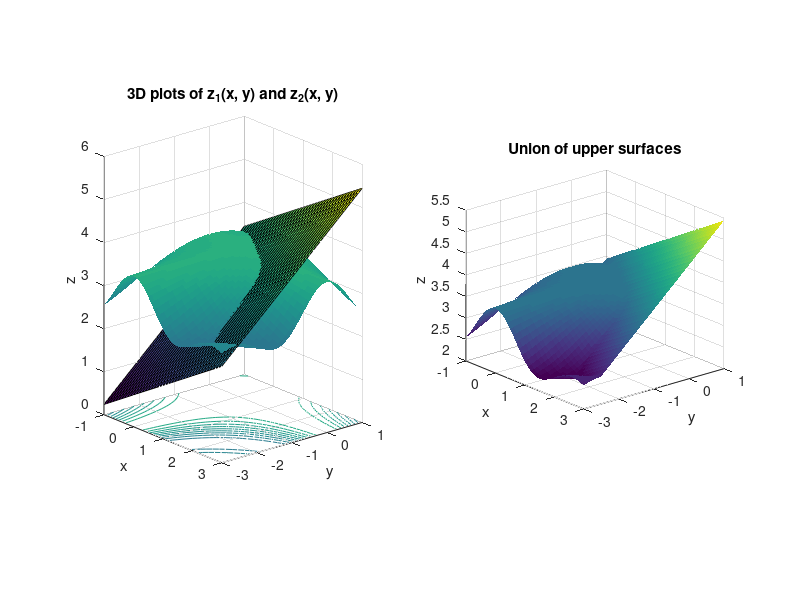

This figure's MATLAB source:
disp("[Prob 2]")

% x와 y 범위 설정
x = -1:0.1:3;
y = -3:0.1:1;

% NaN 값 피하기
y = y + (y == 0) * eps;
x = x + (x == 0) * eps;

% Meshgrid 생성
[X, Y] = meshgrid(x, y);

% 함수 정의
z1 = sin(X.*Y) ./ (X.*Y) + 2.5;
z2 = 0.5.*X + 0.8.*Y + pi;

subplot(1, 2, 1);
surf(X, Y, z1, 'EdgeColor', 'none');
hold on;
surf(X, Y, z2, 'EdgeColor','k')
hold on
contour(X, Y, z1, 9);
hold on

title('3D plots of z_1(x, y) and z_2(x, y)');
xlabel('x'); ylabel('y'); zlabel('z');
view([50 20]);
grid on;

set(gca,'DataAspectRatio',[1 1 1])

subplot(1, 2, 2);
Z = NaN(size(X));  % NaN으로 기본 설정
Z(z1 >= z2) = z1(z1 >= z2);  % z1 >= z2인 부분은 z1 값으로 설정
Z(z1 < z2) = z2(z1 < z2);    % z1 < z2인 부분은 z2 값으로 설정

surf(X, Y, Z, 'EdgeColor', 'none');
hold on
contour(X, Y, Z, 9);
title('Union of upper surfaces');
xlabel('x'); ylabel('y'); zlabel('z');
view([50 20]);
grid on;

set(gca,'DataAspectRatio',[1 1 1])


pause
